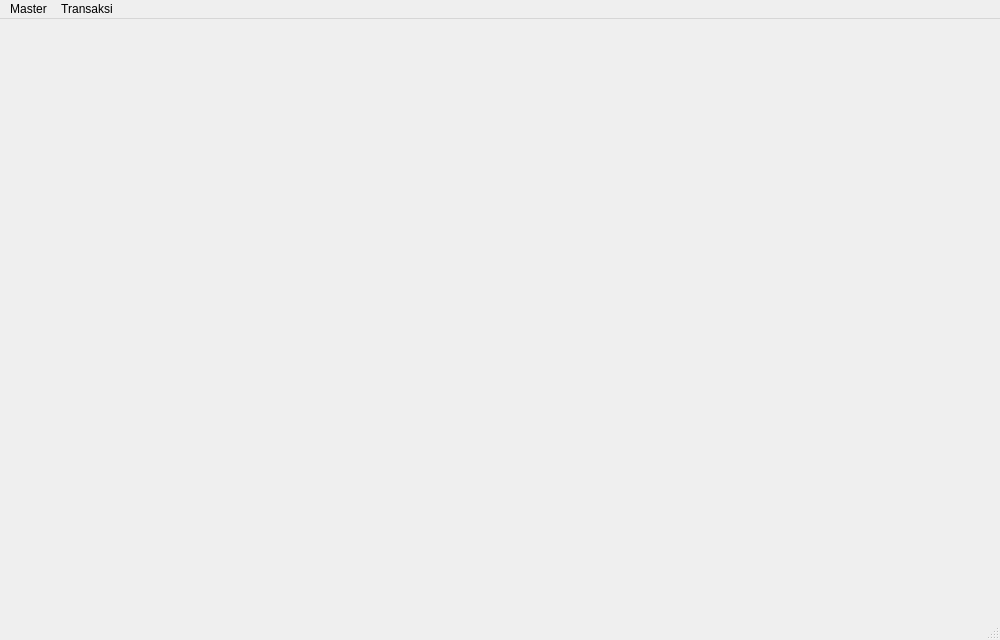
<?xml version="1.0" encoding="UTF-8"?>
<ui version="4.0">
 <class>MainWindow</class>
 <widget class="QMainWindow" name="MainWindow">
  <property name="geometry">
   <rect><x>0</x><y>0</y><width>1000</width><height>640</height></rect>
  </property>
  <property name="windowTitle">
   <string>Aplikasi DB Hukum</string>
  </property>
  <widget class="QWidget" name="centralwidget"/>
  <widget class="QMenuBar" name="menubar">
   <property name="geometry">
    <rect><x>0</x><y>0</y><width>1000</width><height>22</height></rect>
   </property>
   <widget class="QMenu" name="menuMaster">
    <property name="title"><string>Master</string></property>
    <addaction name="actionFormJenis"/>
    <addaction name="actionFormRoles"/>
    <addaction name="actionFormUsers"/>
   </widget>
   <widget class="QMenu" name="menuTransaksi">
    <property name="title"><string>Transaksi</string></property>
    <addaction name="actionFormInformasi"/>
    <addaction name="actionFormProduk"/>
   </widget>
   <addaction name="menuMaster"/>
   <addaction name="menuTransaksi"/>
  </widget>
  <widget class="QStatusBar" name="statusbar"/>
  <action name="actionFormJenis">
   <property name="text"><string>Form Jenis</string></property>
  </action>
  <action name="actionFormRoles">
   <property name="text"><string>Form Roles</string></property>
  </action>
  <action name="actionFormUsers">
   <property name="text"><string>Form Users</string></property>
  </action>
  <action name="actionFormInformasi">
   <property name="text"><string>Form Informasi</string></property>
  </action>
  <action name="actionFormProduk">
   <property name="text"><string>Form Produk</string></property>
  </action>
 </widget>
 <resources/>
 <connections/>
</ui>
